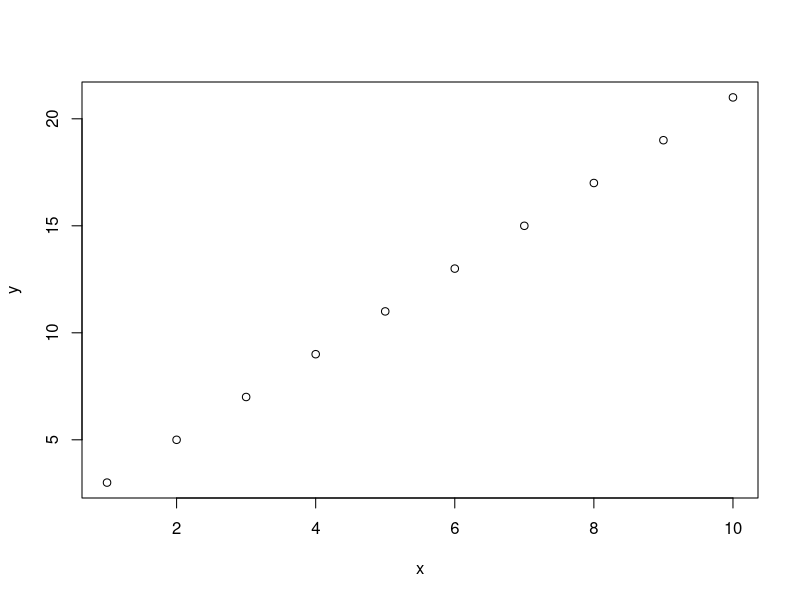

Here is the R script that generated this plot:
## ---- chunk 1
x <- 1:10
y <- 2*x+1
plot(x, y)
